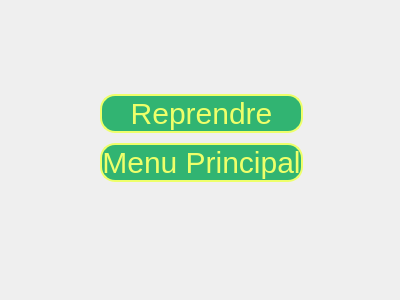
<?xml version="1.0" encoding="UTF-8"?>
<ui version="4.0">
 <class>pausewindow</class>
 <widget class="QDialog" name="pausewindow">
  <property name="geometry">
   <rect>
    <x>0</x>
    <y>0</y>
    <width>400</width>
    <height>300</height>
   </rect>
  </property>
  <property name="windowTitle">
   <string>Dialog</string>
  </property>
  <widget class="QWidget" name="verticalLayoutWidget">
   <property name="geometry">
    <rect>
     <x>100</x>
     <y>90</y>
     <width>203</width>
     <height>97</height>
    </rect>
   </property>
   <layout class="QVBoxLayout" name="verticalLayout">
    <item>
     <widget class="QPushButton" name="pushButton">
      <property name="styleSheet">
       <string notr="true"> background-color: #31B472;
                          color: #EEFF6A;
                          border-radius: 15px;
                          font-size: 30px;
                          border: 2px solid #EEFF6A;
                    </string>
      </property>
      <property name="text">
       <string>Reprendre</string>
      </property>
     </widget>
    </item>
    <item>
     <widget class="QPushButton" name="pushButton_2">
      <property name="styleSheet">
       <string notr="true"> background-color: #31B472;
                          color: #EEFF6A;
                          border-radius: 15px;
                          font-size: 30px;
                          border: 2px solid #EEFF6A;
                    </string>
      </property>
      <property name="text">
       <string>Menu Principal</string>
      </property>
     </widget>
    </item>
   </layout>
  </widget>
 </widget>
 <resources/>
 <connections/>
</ui>
